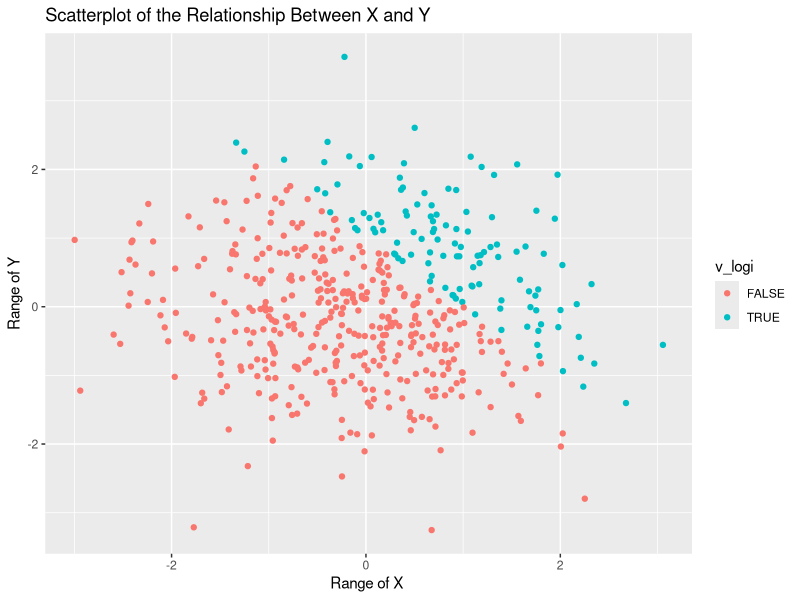
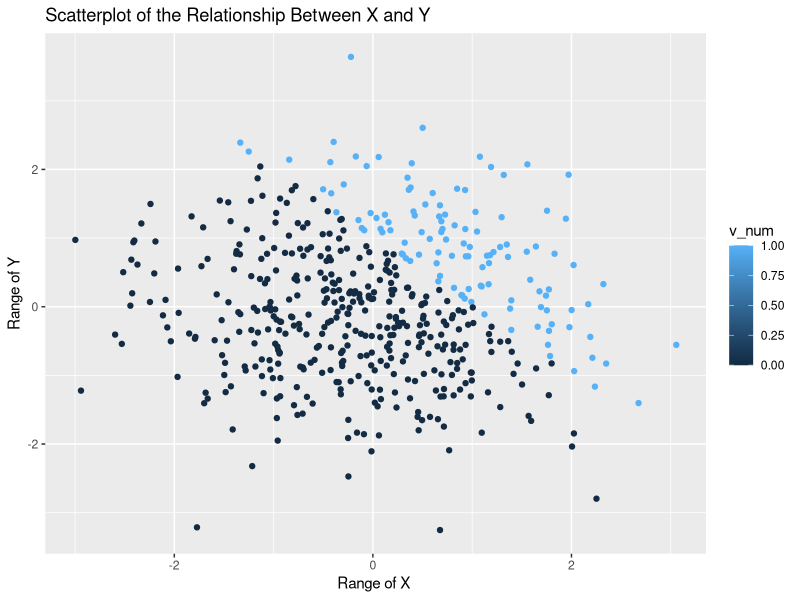
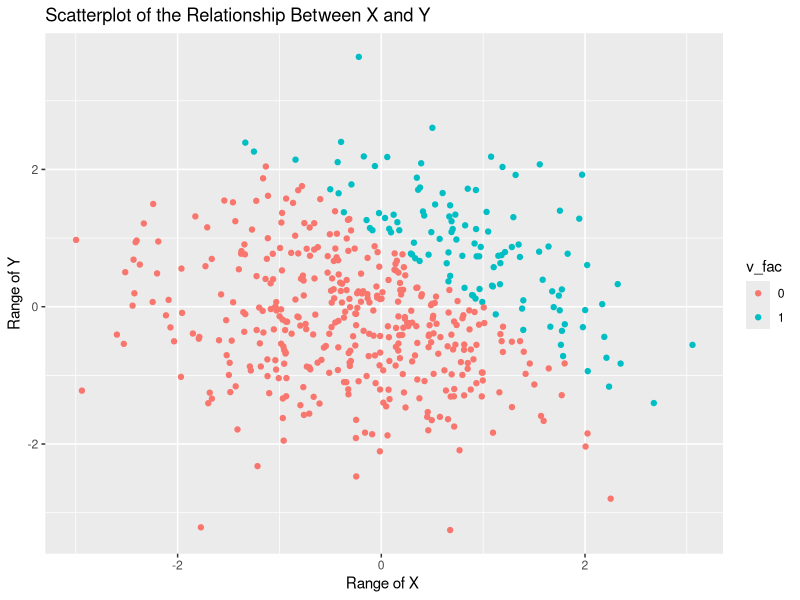
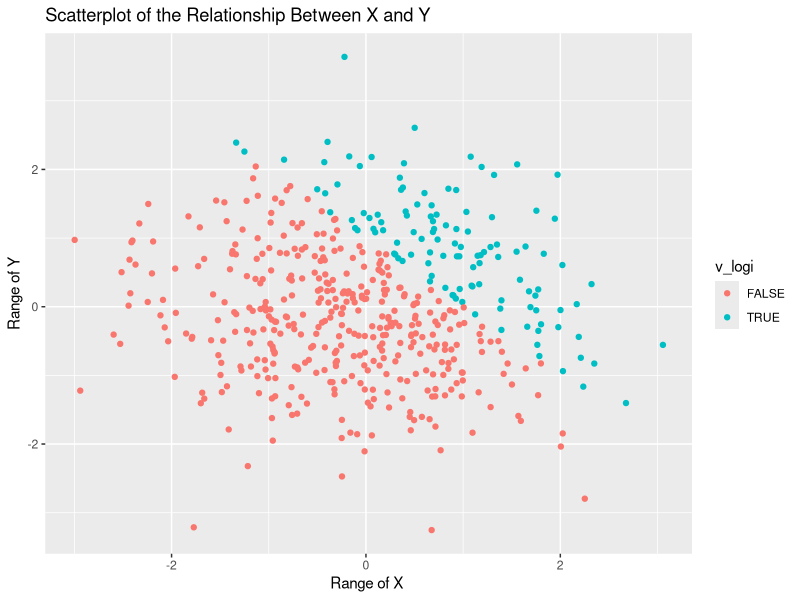

Here is the R script that generated these plots, in order:
## ---- chunk 1
library(tidyverse)
## ---- chunk 2
### creating the dataframe using tibble
  set.seed(12) 
  s = rnorm(8)
  v_logi = s > 0
  v_ch = c("yellow", "blue", "green", "red","black", "white", "gray", "purple")
  v_fac = factor(c("AB", "B", "O", "B","B", "O", "AB", "B"),
                 levels = c('AB','B','O'))
  example_df = tibble(
  samp = s,
  vec_logical = v_logi,
  vec_char = v_ch,
  vec_factor = v_fac
  )
### using the as.numeric function
numeric_logi = as.numeric(v_logi)
numeric_ch = as.numeric(v_ch)
numeric_fac = as.numeric(v_fac)
## ---- chunk 3
### vector convertion using as.numeric function
new_logi1 = as.numeric(v_logi)
new_logi2 = as.factor(v_logi)
result1 = new_logi1*s
result2 = new_logi2*s
new_logi3 = as.numeric(new_logi2)
result3 = new_logi3*s
## ---- chunk 4
### creating dataframe for making boxplot
set.seed(1)
x = rnorm(500)
library(tidyverse)
plot_df = tibble(
  x = rnorm(500),
  y = rnorm(500),
  v_logi = x + y > 1,
  v_num = as.numeric(v_logi),
  v_fac = as.factor(v_num),
)
new_logi = pull(plot_df,v_logi) ### pulling out the data from dataframe in order to 
                                ### calculate for the proportion                                          
## ---- chunk 5
ggplot(plot_df, aes(x = x, y = y, color = v_logi)) + geom_point() + 
  labs(title = "Scatterplot of the Relationship Between X and Y ",
       x = "Range of X ",
       y = "Range of Y")
ggsave("scatterplot1.png")

ggplot(plot_df, aes(x = x, y = y, color = v_num)) + geom_point() +
  labs(title = "Scatterplot of the Relationship Between X and Y ",
       x = "Range of X ",
       y = "Range of Y" )
ggplot(plot_df, aes(x = x, y = y, color = v_fac)) + geom_point() + 
  labs(title = "Scatterplot of the Relationship Between X and Y ",
        x = "Range of X ",
       y = "Range of Y")
